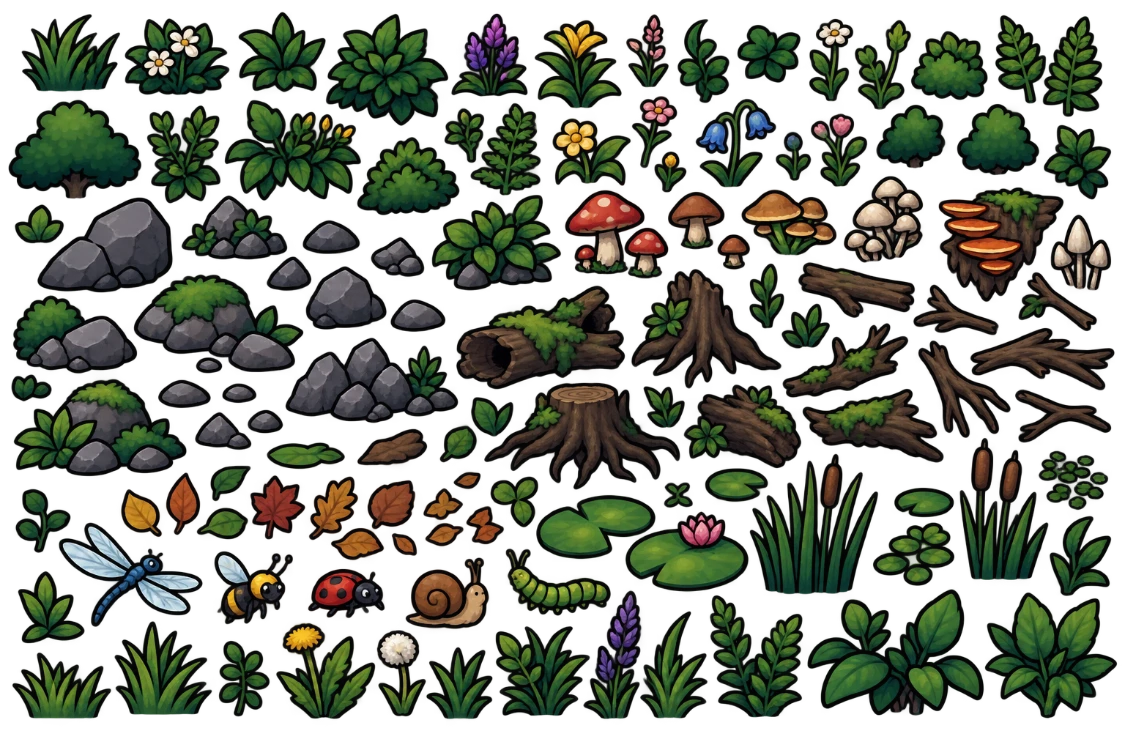
#> input picture art_src/meadow_kit.png, 1125 x 750 px
$ python make_meadow.py
#> lines starting #> are read from the running program, lines starting #| are printed output that depends on the picture; after the words box and inside, x2 and y2 are one past the last pixel; in counts of white or black regions, pixels touching at a corner belong together
#!/usr/bin/env python3
"""Cut the owner's meadow kit (art_src/meadow_kit.png, RGBA with real transparency) into game/art/meadow/m_NN.png.

The sheet is a loose scatter of small meadow things: grass tufts, flowers, bushes, rocks, mushrooms, logs, stumps, sticks, fallen
leaves, lily pads, reeds and a few critters. Every separate shape becomes one piece, numbered in reading order (rows top to bottom,
then left to right); small specks join the piece whose nearest pixel is closest. game/art/meadow/meadow_manifest.json lists each
piece's size; which piece is what gets named when the meadow is dressed (roadmap step 2.2).
Needs Pillow, numpy and scipy:  python3 tools/art/make_meadow.py
"""
import json
import os

import numpy as np
from PIL import Image
from scipy import ndimage

ROOT = os.path.join(os.path.dirname(os.path.abspath(__file__)), "..", "..")
SRC = os.path.join(ROOT, "art_src", "meadow_kit.png")
OUT = os.path.join(ROOT, "game", "art", "meadow")
SPECK = 120          # shapes smaller than this (pixels) are bits of a bigger piece
MARGIN = 3
ROW = 70             # pieces whose tops are within this many pixels count as one row


def main():
    rgba = np.asarray(Image.open(SRC).convert("RGBA"))
#> rgba is the input picture: shape (750, 1125, 4); mean R, G, B, A 27.8, 32.5, 20.6, 126.9
    solid = rgba[..., 3] > 8
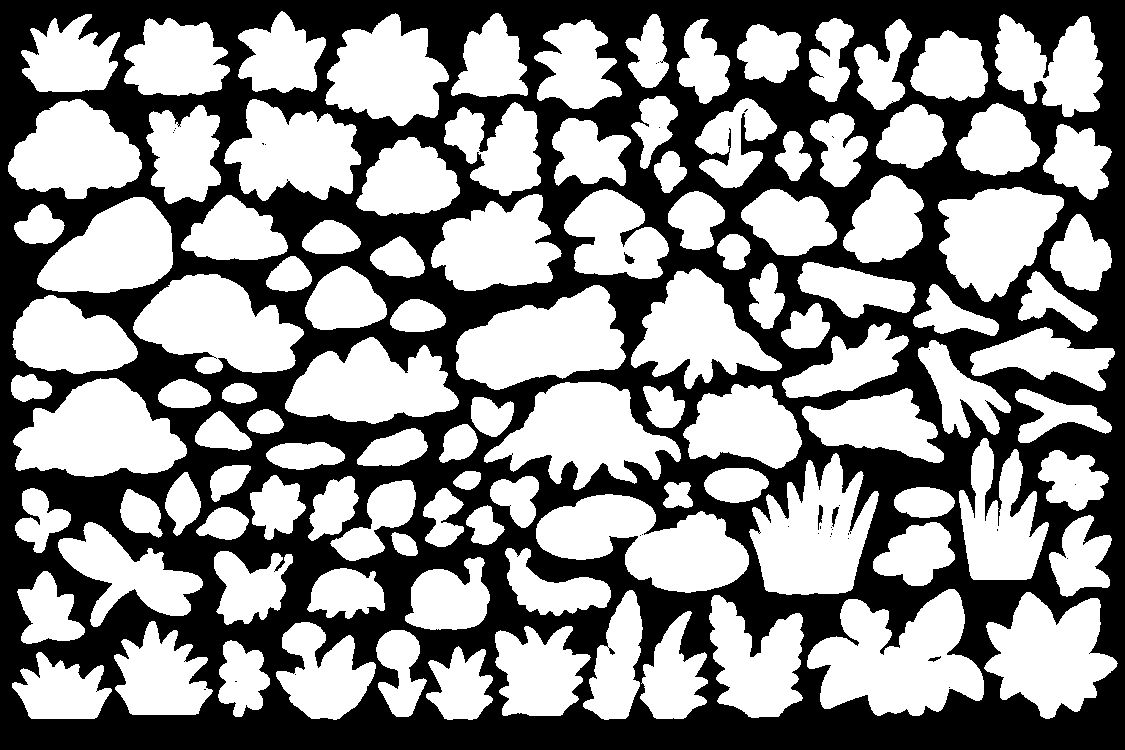
#> solid: shape (750, 1125) bool; 54.3% white; 35 black regions (30 under 20 px), largest, box (x1, y1, x2, y2) and area: (0, 0, 1125, 750) 385355, (818, 505, 823, 530) 74, (832, 507, 839, 527) 72, (624, 252, 635, 264) 67, (928, 656, 941, 662) 35
    lab, n = ndimage.label(solid, structure=np.ones((3, 3), int))
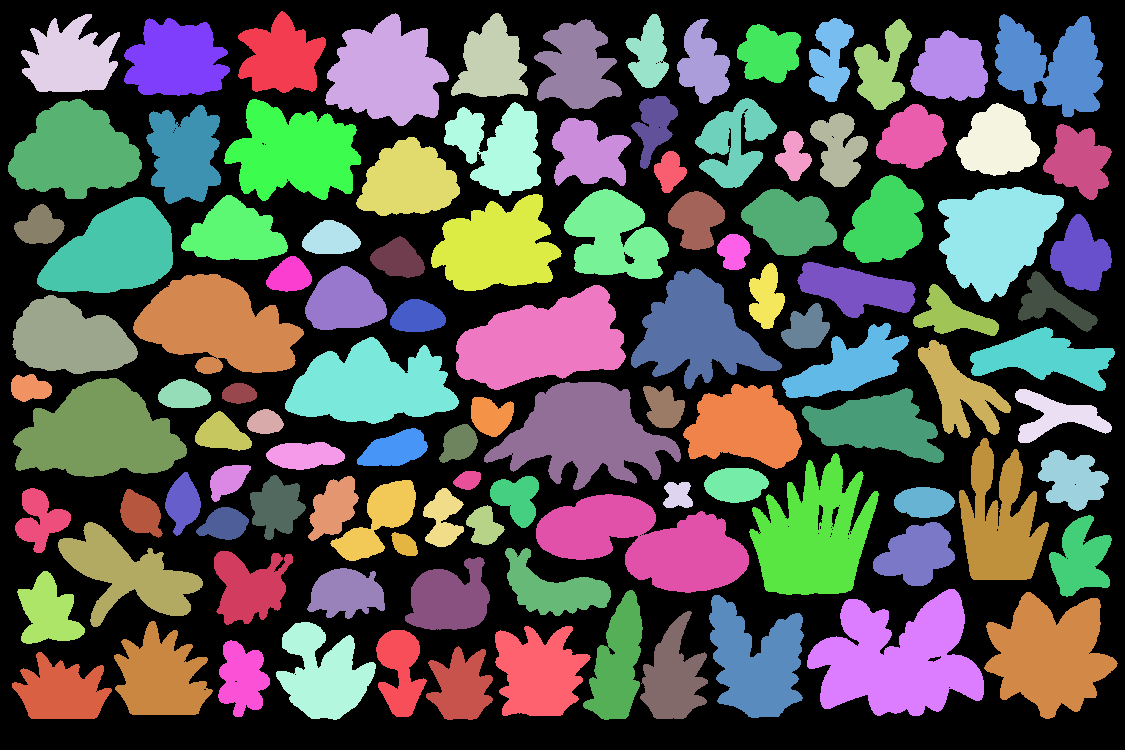
#> lab: shape (750, 1125) int32; 112 distinct labels, from 0 to 111; one colour per label, 0 black
#> n = 111
    sizes = ndimage.sum(solid, lab, range(1, n + 1))
#> sizes = 111 values, max 13943 at index 99, min 393 at index 76, mean 4127
    bodies = [i + 1 for i in range(n) if sizes[i] >= SPECK]
#> bodies = 111 values from 1 to 111
    _, near = ndimage.distance_transform_edt(~np.isin(lab, bodies), return_indices=True)
    owner = lab[near[0], near[1]]
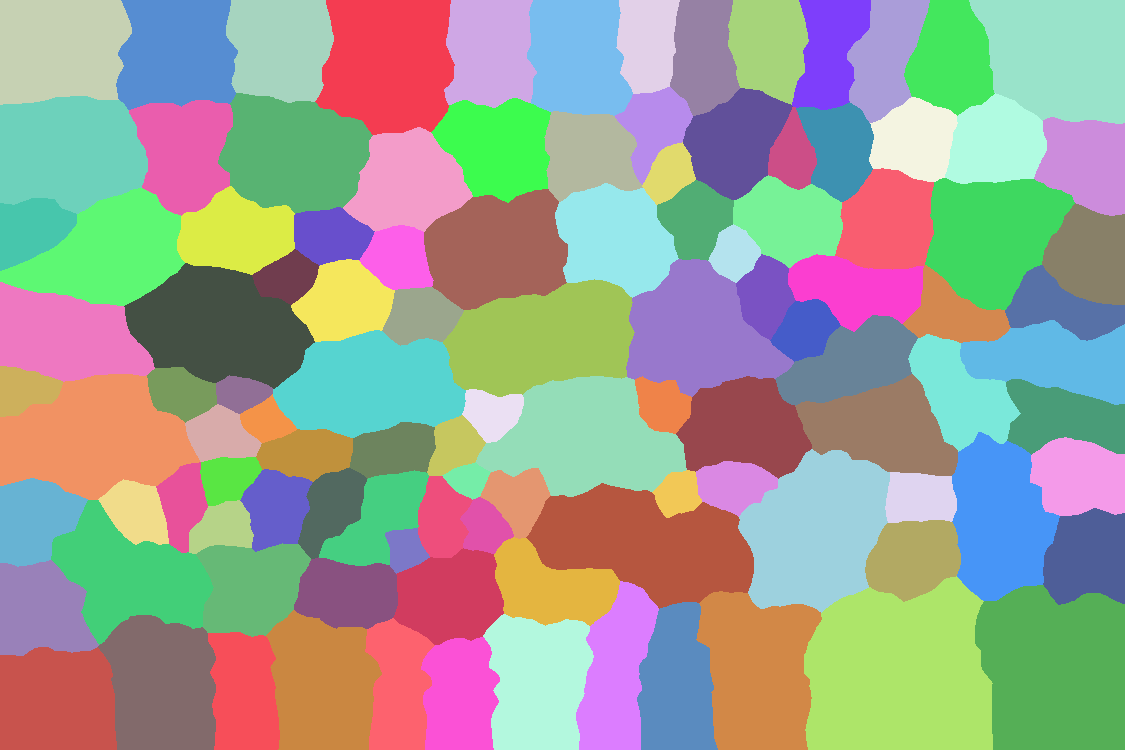
#> owner: shape (750, 1125) int32; 111 distinct labels, from 1 to 111; one colour per label, 0 black
    owner[~solid] = 0
    boxes = ndimage.find_objects(owner)
#> boxes = 111 items
    found = [(b, boxes[b - 1]) for b in bodies if boxes[b - 1] is not None]
#> found = 111 items
    found.sort(key=lambda f: (f[1][0].start // ROW, f[1][1].start))
    os.makedirs(OUT, exist_ok=True)
    for f in os.listdir(OUT):
        if f.startswith("m_") and f.endswith(".png"):
            os.remove(os.path.join(OUT, f))
    pieces = []
    for i, (b, (sy, sx)) in enumerate(found):
        h, w = sy.stop - sy.start, sx.stop - sx.start
        crop = np.zeros((h + 2 * MARGIN, w + 2 * MARGIN, 4), np.uint8)
        mask = owner[sy, sx] == b
        crop[MARGIN:MARGIN + h, MARGIN:MARGIN + w][mask] = rgba[sy, sx][mask]
        name = "m_%03d" % i
        Image.fromarray(crop).save(os.path.join(OUT, name + ".png"))
        pieces.append({"name": name, "file": "meadow/%s.png" % name, "w": w + 2 * MARGIN, "h": h + 2 * MARGIN,
			"src": [int(sx.start), int(sy.start), int(sx.stop), int(sy.stop)]})
#> this loop made 111 passes
#> (b, h, w, name) on passes 1 to 12: (4, 78, 99, 'm_000'), (7, 78, 106, 'm_001'), (1, 82, 88, 'm_002'), (2, 113, 124, 'm_003'), (3, 84, 77, 'm_004'), (9, 90, 88, 'm_005'), (5, 74, 44, 'm_006'), (10, 85, 53, 'm_007'), (12, 59, 64, 'm_008'), (8, 84, 45, 'm_009'), (11, 91, 58, 'm_010'), (13, 71, 78, 'm_011')
#> pass 1, in main, `mask = owner[sy, sx] == b`:
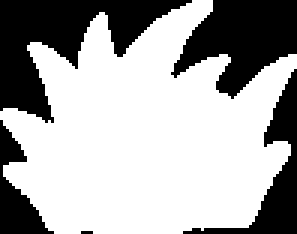
#> mask: shape (78, 99) bool (shown 3 times larger); 65.8% white; 5 black regions (1 under 20 px), largest, box (x1, y1, x2, y2) and area: (0, 0, 64, 41) 1070, (57, 0, 99, 33) 811, (61, 23, 99, 78) 474, (0, 40, 18, 78) 279
#> pass 1, in main, `Image.fromarray(crop).save(os.path.join(OUT, name + ".png"))`:
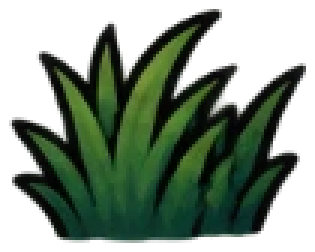
#> saved as m_000.png: PIL image 105x84 RGBA (shown 3 times larger); mean R, G, B, A 14.5, 29.7, 14.5, 133.5; transparent parts drawn white
#> pass 2, in main, `Image.fromarray(crop).save(os.path.join(OUT, name + ".png"))`:
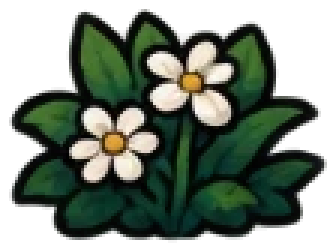
#> saved as m_001.png: PIL image 112x84 RGBA (shown 3 times larger); mean R, G, B, A 31.1, 41.8, 30.3, 154; transparent parts drawn white
#> after the loop:
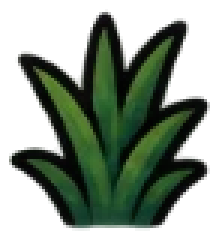
#> crop: shape (80, 73, 4) (shown 3 times larger); mean R, G, B, A 13.4, 26.1, 12.4, 123.9; transparent parts drawn white
#> after the loop, pieces = 111 items
    json.dump({"_about": "The owner's meadow kit, cut by tools/art/make_meadow.py. Sizes in pixels; src is the box on the sheet.",
		"pieces": pieces}, open(os.path.join(OUT, "meadow_manifest.json"), "w"), indent=1)
    print("%d meadow pieces" % len(pieces))
#| 111 meadow pieces


if __name__ == "__main__":
    main()
